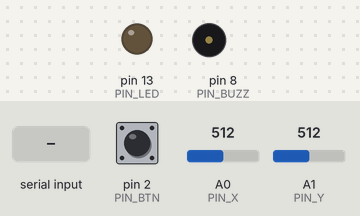
This sketch was run on a simulated Arduino Mega 2560, built with avr-gcc and run on an emulated ATmega2560. Shown: output pins drawn as LEDs (lit = HIGH), buzzer (waves = sounding, pin HIGH). The inputs (shaded band) are chosen by the test bench; at power-on: pin 2 (PIN_BTN) HIGH, A0 (PIN_X) = 512, A1 (PIN_Y) = 512. What the sketch prints to the serial monitor is not drawn.

Above: at 1.2 s.
1.3 s: "b" received over Serial
Timing chart, 0 to 4.3 s (numbered marks = the images above; inputs shaded):
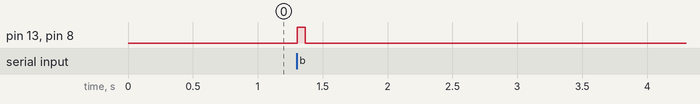

The sketch:

evol_controller.ino
```cpp
// Evol controller for the ELEGOO Mega 2560: one joystick module (with its push button) and an optional buzzer.
//
// Wiring (joystick module):
//   GND -> GND,  +5V -> 5V,  VRx -> A0,  VRy -> A1,  SW -> D2
// Optional active buzzer: + -> D8, - -> GND  (beeps when you eat, catch, or score)
// Optional LED: long leg -> D13 through a 220 ohm resistor, short leg -> GND (the board's built-in LED also works)
//
// Sends one line about 50 times a second over USB:  "x,y,button\n"  e.g. "512,498,0"
// x and y are 0-1023 (about 512 at rest), button is 1 while pressed.
// Listens for the letter 'b' from the game and gives a short beep and blink.

const int PIN_X = A0;
const int PIN_Y = A1;
const int PIN_BTN = 2;
const int PIN_BUZZ = 8;
const int PIN_LED = 13;

unsigned long buzzUntil = 0;

void setup() {
  Serial.begin(115200);
  pinMode(PIN_BTN, INPUT_PULLUP);   // the joystick button pulls the pin LOW when pressed
  pinMode(PIN_BUZZ, OUTPUT);
  pinMode(PIN_LED, OUTPUT);
}

void loop() {
  int x = analogRead(PIN_X);
  int y = analogRead(PIN_Y);
  int pressed = digitalRead(PIN_BTN) == LOW ? 1 : 0;

  Serial.print(x);
  Serial.print(',');
  Serial.print(y);
  Serial.print(',');
  Serial.println(pressed);

  // Feedback from the game
  while (Serial.available() > 0) {
    char c = Serial.read();
    if (c == 'b') buzzUntil = millis() + 60;
  }
  bool on = millis() < buzzUntil;
  digitalWrite(PIN_BUZZ, on ? HIGH : LOW);
  digitalWrite(PIN_LED, on ? HIGH : LOW);

  delay(20);
}
```

Measured:
- after the input at 1.3 s, pin 13 (PIN_LED), pin 8 (PIN_BUZZ): LOW → HIGH at once, → LOW 0.06 s later
